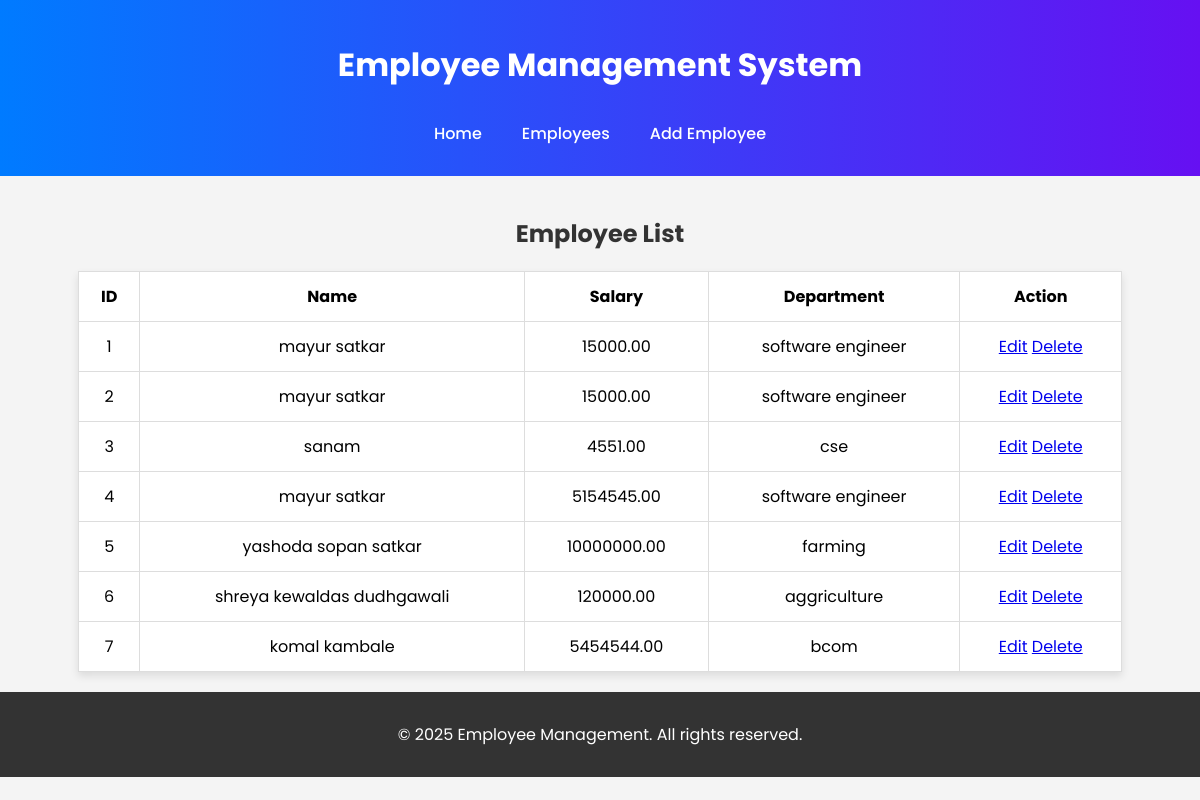
/employees/, run on the app's committed database.
### testapp/models.py (models this page shows, shortened)
class Employee(models.Model):
    emp_id = models.AutoField(primary_key=True)
    emp_name = models.CharField(max_length=100)
    emp_salary = models.DecimalField(max_digits=10, decimal_places=2)
    emp_department = models.CharField(max_length=100)

### testapp/views.py (the view)
# urls.py: path('employees/', EmployeeListView.as_view(), name='employee_list'),
class EmployeeListView(TemplateView):
    template_name = 'pages/employee_list.html'
    def get_context_data(self, **kwargs):
        context = super().get_context_data(**kwargs)
        context['employees'] = Employee.objects.all()
        return context

### testapp/templates/pages/employee_list.html
{% extends 'base.html' %}
{% block content %}
<h2>Employee List</h2>
<table>
    <tr>
        <th>ID</th>
        <th>Name</th>
        <th>Salary</th>
        <th>Department</th>
        <th>Action</th>
    </tr>
    {% for employee in employees %}
    <tr>
        <td>{{ employee.emp_id }}</td>
        <td>{{ employee.emp_name }}</td>
        <td>{{ employee.emp_salary }}</td>
        <td>{{ employee.emp_department }}</td>
        <td>
            <a href="/employees/update/{{ employee.emp_id }}/">Edit</a>
            <a href="/employees/delete/{{ employee.emp_id }}/">Delete</a>
        </td>
    </tr>
    {% empty %}
    <tr>
        <td colspan="5">No employees found.</td>
    </tr>
    {% endfor %}
</table>
{% endblock %}

### testapp/templates/base.html (shortened to what this page needs)
<!DOCTYPE html>
<html lang="en">
<head>
    <link rel="stylesheet" href="/static/css/styles.css">
</head>
<body>
    <header>
        <h1>Employee Management System</h1>
        <nav>
            <a href="/">Home</a>
            <a href="/employees/">Employees</a>
            <a href="/employees/create/">Add Employee</a>
        </nav>
    </header>
    <main>
        {% block content %}{% endblock %}
    </main>
    <footer>
        <div class="footer-container">
            <div class="footer-content">
                <p>&copy; 2025 Employee Management. All rights reserved.</p>
            </div>
        </div>
    </footer>
</body>
</html>

### testapp/static/css/styles.css (style rules this page uses)
body { font-family: 'Poppins', sans-serif; margin: 0; padding: 0; background-color: #f4f4f4; animation: fadeIn 1s ease-in; }
header { background: linear-gradient(90deg, #007bff, #6610f2); color: #fff; padding: 20px; text-align: center; font-weight: 600; }
nav { display: flex; justify-content: center; padding: 10px 0; }
nav a { color: #fff; margin: 0 20px; text-decoration: none; font-weight: 500; transition: color 0.3s; }
main { padding: 20px; text-align: center; }
table { width: 90%; margin: auto; border-collapse: collapse; background: white; box-shadow: 0px 4px 8px rgba(0, 0, 0, 0.1); animation: slideUp 0.7s ease-in-out; }
th, td { border: 1px solid #ddd; padding: 12px; text-align: center; }
h2 { text-align: center; color: #333; font-size: 24px; margin-bottom: 20px; animation: slideUp 0.5s ease-in-out; }
footer { background-color: #333; color: #fff; text-align: center; padding: 20px 0; position: relative; bottom: 0; width: 100%; }
.footer-container { display: flex; justify-content: center; align-items: center; flex-direction: column; }
.footer-content p { margin: 10px 0; }

### data on the page
Employee: emp_id "1", emp_name "mayur satkar", emp_salary "15000.00", emp_department "software engineer"
Employee: emp_id "2", emp_name "mayur satkar", emp_salary "15000.00", emp_department "software engineer"
Employee: emp_id "3", emp_name "sanam", emp_salary "4551.00", emp_department "cse"
Employee: emp_id "4", emp_name "mayur satkar", emp_salary "5154545.00", emp_department "software engineer"
Employee: emp_id "5", emp_name "yashoda sopan satkar", emp_salary "10000000.00", emp_department "farming"
Employee: emp_id "6", emp_name "shreya kewaldas dudhgawali", emp_salary "120000.00", emp_department "aggriculture"
Employee: emp_id "7", emp_name "komal kambale", emp_salary "5454544.00", emp_department "bcom"
